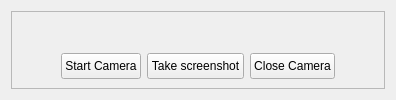
      <widget class="QWidget" name="tab_3">
       <attribute name="title">
        <string>Real time detection</string>
       </attribute>
       <layout class="QVBoxLayout" name="verticalLayout_9">
        <item>
         <widget class="QFrame" name="videoFrame">
          <property name="frameShape">
           <enum>QFrame::StyledPanel</enum>
          </property>
          <property name="frameShadow">
           <enum>QFrame::Raised</enum>
          </property>
          <layout class="QVBoxLayout" name="verticalLayout_10">
           <item>
            <widget class="QLabel" name="imageLabel">
             <property name="text">
              <string/>
             </property>
            </widget>
           </item>
           <item>
            <layout class="QHBoxLayout" name="horizontalLayout_15">
             <item>
              <spacer name="horizontalSpacer_2">
               <property name="orientation">
                <enum>Qt::Horizontal</enum>
               </property>
               <property name="sizeHint" stdset="0">
                <size>
                 <width>40</width>
                 <height>20</height>
                </size>
               </property>
              </spacer>
             </item>
             <item>
              <widget class="QPushButton" name="startReal">
               <property name="maximumSize">
                <size>
                 <width>300</width>
                 <height>40</height>
                </size>
               </property>
               <property name="text">
                <string>Start Camera</string>
               </property>
              </widget>
             </item>
             <item>
              <widget class="QPushButton" name="screenShotButton">
               <property name="maximumSize">
                <size>
                 <width>300</width>
                 <height>40</height>
                </size>
               </property>
               <property name="text">
                <string>Take screenshot</string>
               </property>
              </widget>
             </item>
             <item>
              <widget class="QPushButton" name="closeReal">
               <property name="maximumSize">
                <size>
                 <width>300</width>
                 <height>40</height>
                </size>
               </property>
               <property name="text">
                <string>Close Camera</string>
               </property>
              </widget>
             </item>
             <item>
              <spacer name="horizontalSpacer_3">
               <property name="orientation">
                <enum>Qt::Horizontal</enum>
               </property>
               <property name="sizeHint" stdset="0">
                <size>
                 <width>40</width>
                 <height>20</height>
                </size>
               </property>
              </spacer>
             </item>
            </layout>
           </item>
          </layout>
         </widget>
        </item>
       </layout>
      </widget>
